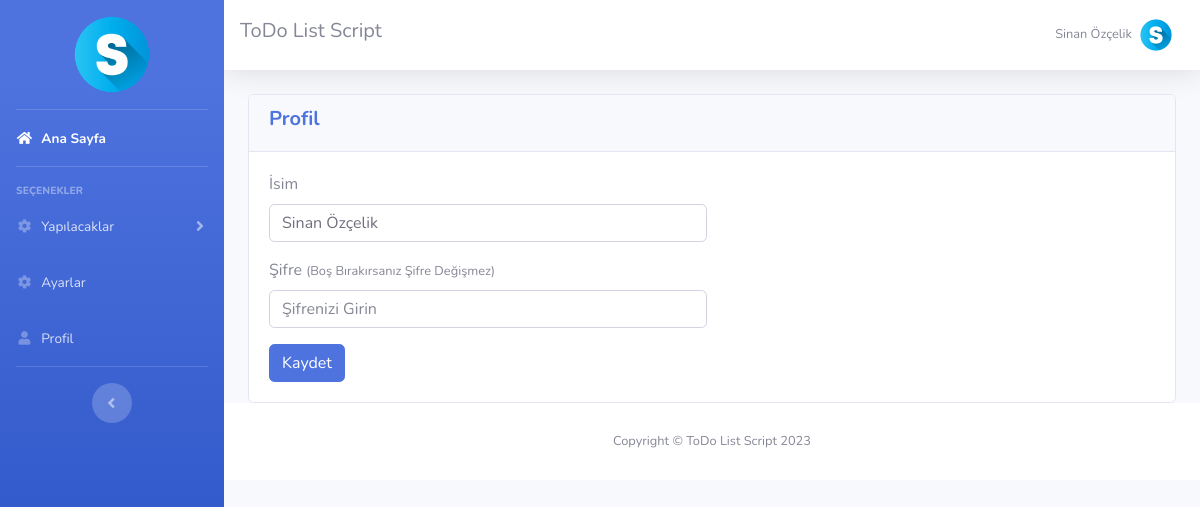
The app's page /profil.php (signed in) with its own data.
### tables this page shows
CREATE TABLE `ayarlar` (
  `id` int(11) NOT NULL,
  `site_logo` varchar(400) NOT NULL,
  `site_baslik` varchar(350) NOT NULL,
  `site_aciklama` varchar(300) NOT NULL,
  `site_link` varchar(100) NOT NULL,
  `site_sahip_mail` varchar(100) NOT NULL,
  `site_mail_host` varchar(100) NOT NULL,
  `site_mail_mail` varchar(100) NOT NULL,
  `site_mail_port` int(11) NOT NULL,
  `site_mail_sifre` varchar(100) NOT NULL
);

CREATE TABLE `kullanicilar` (
  `kul_id` int(11) NOT NULL,
  `kul_isim` varchar(200) NOT NULL,
  `kul_mail` varchar(200) NOT NULL,
  `kul_sifre` varchar(100) NOT NULL,
  `kul_telefon` varchar(100) NOT NULL,
  `kul_yetki` int(11) NOT NULL DEFAULT 0
);

### islemler/baglan.php (called while the page is built, shortened)
<?php
$host = "localhost";
$veritabani_ismi = "todo";
$kullanici_adi = "root";
$sifre = "";
try {
	$db = new PDO("mysql:host=$host;dbname=$veritabani_ismi;charset=utf8", $kullanici_adi, $sifre);
} catch (PDOException $e) {
	echo $e->getmessage();
}
$sorgu = $db->prepare("SELECT * FROM ayarlar");
$sorgu->execute();
$ayarcek = $sorgu->fetch(PDO::FETCH_ASSOC);
?>

### fonksiyonlar.php (called while the page is built, shortened)
<?php
function yetkikontrol()
{
	if (@$_SESSION['kul_yetki'] == 1) {
		return TRUE;
	} else {
		return FALSE;
	}
}
?>

### profil.php (the view)
<?php include 'header.php';
$sorgu = $db->prepare("SELECT * FROM kullanicilar WHERE kul_id=:kul_id");
$sorgu->execute(
	array(
		'kul_id' => $_SESSION['kul_id']
	)
);
$kullanici = $sorgu->fetch(PDO::FETCH_ASSOC);
?>
<div class="container-fluid">
	<div class="row">
		<div class="col-md-12">
			<div class="card">
				<div class="card-header">
					<h5 class="font-weight-bold text-primary">Profil</h5>
				</div>
				<div class="card-body">
					<form action="islemler/ajax.php" method="POST" accept-charset="utf-8">
						<div class="form-row">
							<div class="col-md-6 form-group">
								<label>İsim</label>
								<input type="text" name="kul_isim" class="form-control"
									value="<?php echo $kullanici['kul_isim'] ?>" placeholder="İsminizi Girin">
							</div>
						</div>
						<div class="form-row">
							<div class="col-md-6 form-group">
								<label>Şifre <small>(Boş Bırakırsanız Şifre Değişmez)</small></label>
								<input type="password" name="kul_sifre" class="form-control"
									placeholder="Şifrenizi Girin">
							</div>
						</div>
						<button type="submit" name="profilkaydet" class="btn btn-primary">Kaydet</button>
					</form>
				</div>
			</div>
		</div>
	</div>
</div>
<?php include 'footer.php' ?>

### header.php (shortened to what this page needs)
<?php
include 'islemler/baglan.php';
include 'fonksiyonlar.php';
?>
<!DOCTYPE html>
<html lang="tr">
<head>
  <link href="vendor/fontawesome-free/css/all.min.css" rel="stylesheet" type="text/css">
  <link href="css/sb-admin-2.min.css" rel="stylesheet">
</head>
<body id="page-top">
  <div id="wrapper">
    <ul class="navbar-nav bg-gradient-primary sidebar sidebar-dark accordion" id="accordionSidebar">
      <li class="nav-item">
        <a class="nav-link text-center" href="index.php">
          <img src="dosyalar/<?php echo $ayarcek['site_logo'] ?>" style="width: 40%; height: auto;">
        </a>
      </li>
      <hr class="sidebar-divider my-0">
      <li class="nav-item active">
        <a class="nav-link" href="index.php">
          <i class="fas fa-fw fa-home"></i>
          <span>Ana Sayfa</span></a>
      </li>
      <hr class="sidebar-divider">
      <div class="sidebar-heading">
        Seçenekler
      </div>
      <li class="nav-item">
        <a class="nav-link collapsed" href="#" data-toggle="collapse" data-target="#collapseTwo" aria-expanded="true"
          aria-controls="collapseTwo">
          <i class="fas fa-fw fa-cog"></i>
          <span>Yapılacaklar</span>
        </a>
      </li>
      <?php
      if (yetkikontrol()) { ?>
        <li class="nav-item">
          <a class="nav-link" href="ayarlar.php">
            <i class="fas fa-fw fa-cog"></i>
            <span>Ayarlar</span></a>
        </li>
      <?php } ?>
      <li class="nav-item">
        <a class="nav-link" href="profil.php">
          <i class="fas fa-fw fa-user"></i>
          <span>Profil</span></a>
      </li>
      <hr class="sidebar-divider d-none d-md-block">
      <div class="text-center d-none d-md-inline">
        <button class="rounded-circle border-0" id="sidebarToggle"></button>
      </div>
    </ul>
    <div id="content-wrapper" class="d-flex flex-column">
      <div id="content">
        <nav class="navbar navbar-expand navbar-light bg-white topbar mb-4 static-top shadow">
          <h5>
            <?php echo $ayarcek['site_baslik'] ?>
          </h5>
          <ul class="navbar-nav ml-auto">
            <li class="nav-item dropdown no-arrow">
              <a class="nav-link dropdown-toggle" href="#" id="userDropdown" role="button" data-toggle="dropdown"
                aria-haspopup="true" aria-expanded="false">
                <span class="mr-2 d-none d-lg-inline text-gray-600 small">
                  <?php echo $_SESSION['kul_isim'] ?>
                </span>
                <img class="img-profile rounded-circle" src="dosyalar/<?php echo $ayarcek['site_logo'] ?>">
              </a>
            </li>
          </ul>
        </nav>

### footer.php (shortened to what this page needs)
<footer class="sticky-footer bg-white">
  <div class="container my-auto">
    <div class="copyright text-center my-auto">
      <span>Copyright &copy;
        <?php echo $ayarcek['site_baslik']; ?>
        <?php echo date("Y"); ?>
      </span>
    </div>
  </div>
</footer>
</div>
</div>
</body>
</html>

### records on screen
ayarlar: site_logo (picture), site_baslik "ToDo List Script"
kullanicilar: kul_isim "Sinan Özçelik"

### other values on screen
$_SESSION['kul_isim'] "Sinan Özçelik"
